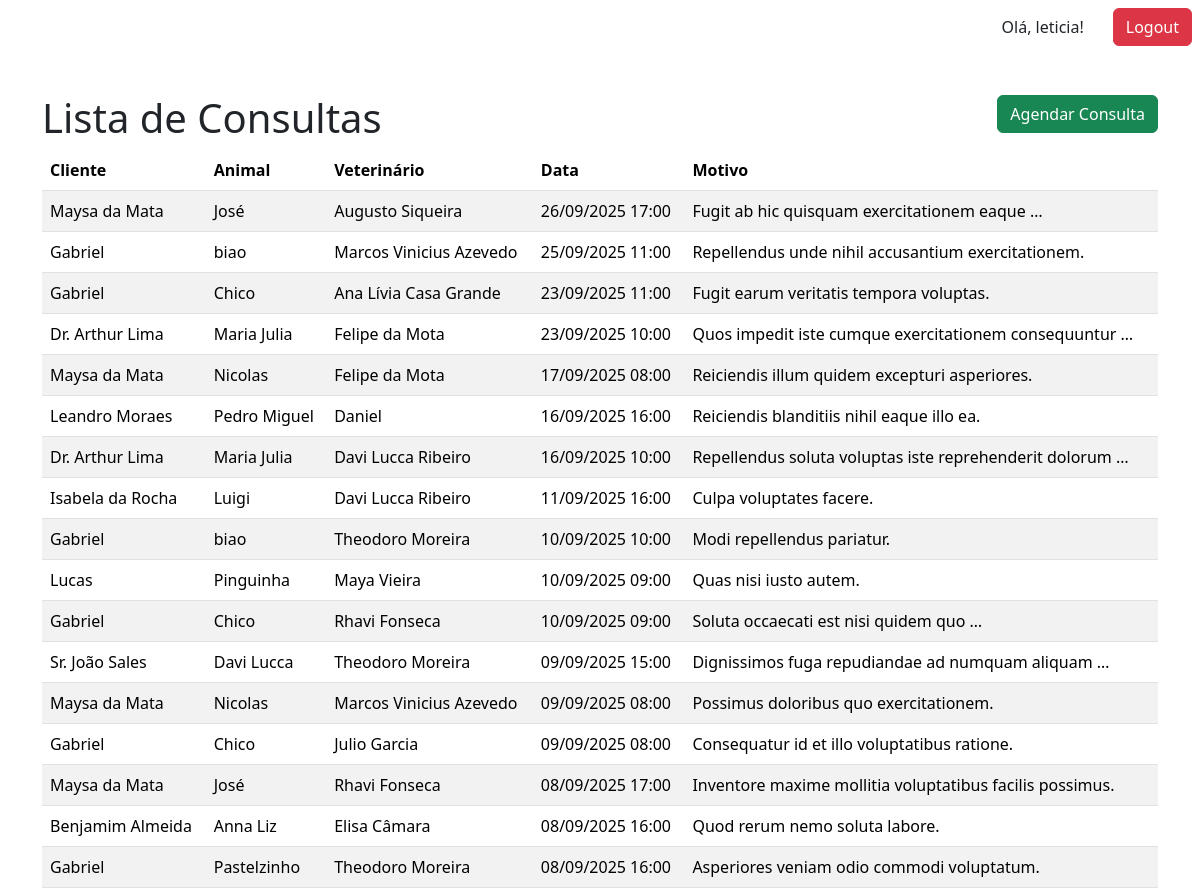
Page /consultas/ (signed in, upper part) on the earlier database version.
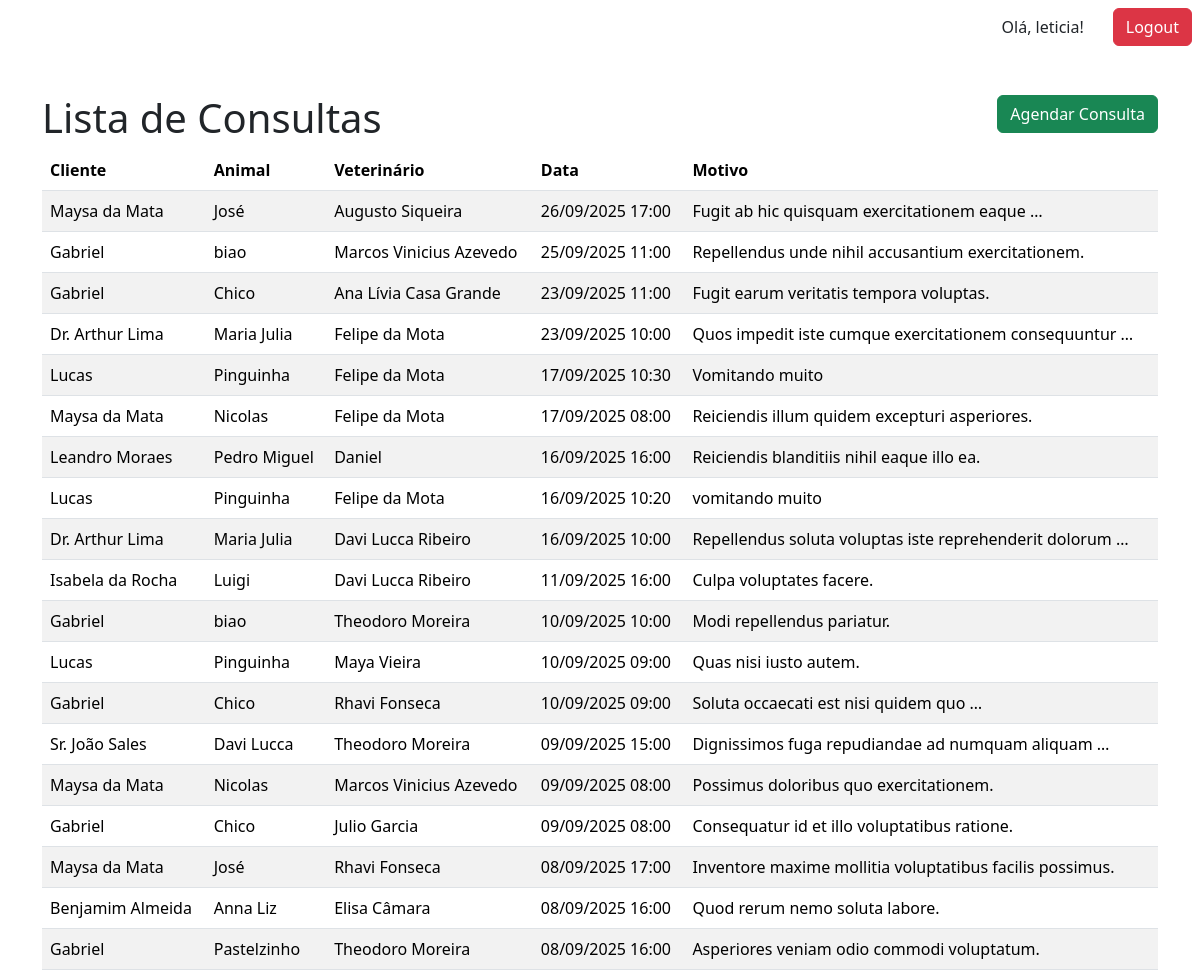
Same page on the later database version.
### core/models.py (models this page shows, shortened)
class Consulta(models.Model):
    animal = models.ForeignKey(Animal, on_delete=models.CASCADE)
    veterinario = models.ForeignKey(MedicoVeterinario, on_delete=models.SET_NULL, null=True)
    data = models.DateTimeField()
    motivo = models.TextField()
    observacoes = models.TextField(blank=True)

class Animal(models.Model):
    ESPECIES = [
        ('C', 'Cachorro'),
        ('G', 'Gato'),
        ('O', 'Outros'),
    ]
    nome = models.CharField(max_length=100)
    especie = models.CharField(max_length=1, choices=ESPECIES)
    raca = models.CharField(max_length=100)
    idade = models.PositiveIntegerField(null=True, blank=True)
    peso = models.DecimalField(max_digits=5, decimal_places=2, null=True, blank=True)
    dono = models.ForeignKey(Cliente, on_delete=models.CASCADE, related_name='animais')

class Cliente(models.Model):
    nome = models.CharField(max_length=100)
    cpf = models.CharField(max_length=11, blank=True, null=True)
    telefone = models.CharField(max_length=15)
    email = models.EmailField()
    endereco = models.TextField()

class MedicoVeterinario(models.Model):
    nome = models.CharField(max_length=100)
    crmv = models.CharField(max_length=20)
    especialidade = models.CharField(max_length=100)
    contato = models.CharField(max_length=15)

### core/views.py (the view)
# urls.py: path('consultas/', views.lista_consultas, name='lista_consultas'),
@login_required(login_url='login')
def lista_consultas(request):
    consultas = Consulta.objects.all().order_by('-data')
    return render(request, 'lista_consultas.html', {'consultas': consultas})

### templates/lista_consultas.html (shortened to what this page needs)
{% extends 'base.html' %}
{% block content %}
<div class="d-flex justify-content-between align-items-center">
    <h1>Lista de Consultas</h1>
    <button class="btn btn-success mb-3" onclick="window.location.href='{% url 'agendar_consulta' %}'">Agendar Consulta</button>
</div>
<table class="table table-striped">
    <thead>
        <tr>
            <th>Cliente</th>
            <th>Animal</th>
            <th>Veterinário</th>
            <th>Data</th>
            <th>Motivo</th>
        </tr>
    </thead>
    <tbody>
        {% for consulta in consultas %}
        <tr>
            <td>{{ consulta.animal.dono.nome }}</td>
            <td>{{ consulta.animal.nome }}</td>
            <td>{{ consulta.veterinario.nome }}</td>
            <td>{{ consulta.data|date:"d/m/Y H:i" }}</td>
            <td>{{ consulta.motivo|truncatewords:6 }}</td>
        </tr>
        {% empty %}
        <tr>
            <td colspan="4">Nenhuma consulta cadastrada.</td>
        </tr>
        {% endfor %}
    </tbody>
</table>
{% endblock %}

Differences in the rows shown:
added Consulta: animal.dono.nome "Lucas", animal.nome "Pinguinha", veterinario.nome "Felipe da Mota", data "17/09/2025 10:30", motivo "Vomitando muito"
added Consulta: animal.dono.nome "Lucas", animal.nome "Pinguinha", veterinario.nome "Felipe da Mota", data "16/09/2025 10:20", motivo "vomitando muito"
